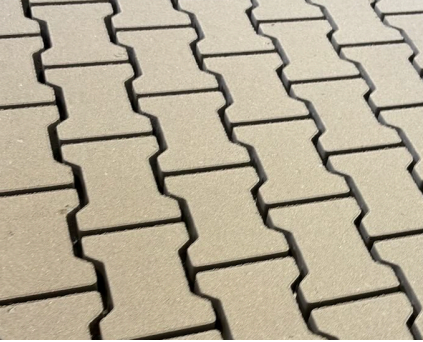
#> input picture kostka.PNG, 423 x 342 px, found by its file name
$ python main.py
#> lines starting #> are read from the running program, lines starting #| are printed output that depends on the picture; after the words box and inside, x2 and y2 are one past the last pixel; in counts of white or black regions, pixels touching at a corner belong together
import cv2
import imutils


image = cv2.imread('kostka.png')
#> image is the input picture: shape (342, 423, 3); mean B, G, R 149.3, 170.4, 180.3

import cv2
import imutils


# Zad 3 a. Zmieniaj rozmiar obrazu wejściowego przed detekcją konturów. Sprawdź,
# jak zmiana rozdzielczości wpływa na liczbę i jakość wykrytych konturów.
# b. Czy zmniejszenie obrazu może poprawić detekcję?

# W moim przypadku zmiana rozmiaru na mniejszy obniża skuteczność detekcji.
def zad1(image, size):

#> called with size = 400
    height, width = image.shape[:2]
#> height = 342; width = 423
    new_width = size
    scale = new_width / width
#> scale = 0.946
    new_height = int(height * scale)
#> new_height = 323
    resized = cv2.resize(image, (new_width, new_height))
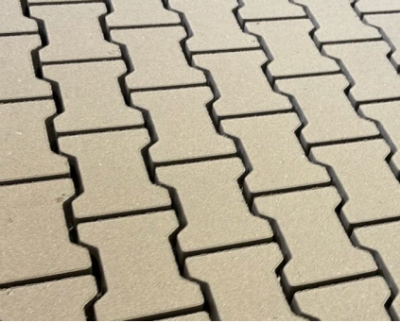
#> resized: shape (323, 400, 3); mean B, G, R 149.2, 170.3, 180.2

    ratio = image.shape[0] / float(resized.shape[0])
#> ratio = 1.06

    gray = cv2.cvtColor(resized, cv2.COLOR_BGR2GRAY)
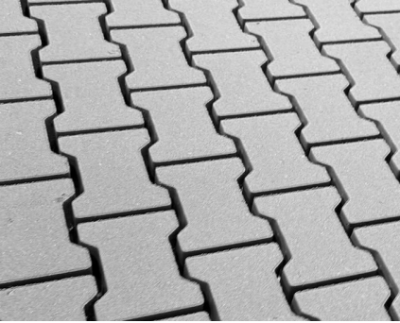
#> gray: shape (323, 400); min 0, max 255, mean 170.8
    # thresholds = [100, 140, 200]
    thresholds = [140]

    # Zad 2 Zmieniaj tryby(parametr mode w funkcji findContours),
    # przetestuj cv2.RETR_EXTERNAL, cv2.RETR_TREE i cv2.RETR_LIST
    # i opisz różnice w komentarzu.

    # na skopiowanym obrazku z pdf różnice są nieznaczące
    # RETR_TREE i RETR_LIST wygląda mniej więcej tak samo.
    contour_modes = {
        "RETR_EXTERNAL": cv2.RETR_EXTERNAL,
        #"RETR_TREE": cv2.RETR_TREE,
        #"RETR_LIST": cv2.RETR_LIST
    }

    for thresh_val in thresholds:
        _, thresh_img = cv2.threshold(gray, thresh_val, 255, cv2.THRESH_BINARY)

        for mode_name, mode in contour_modes.items():
            image_copy = image.copy()

            brick_counter = 1
            total_width = 0
            total_height = 0
            min_width = float('inf')
            max_width = 0
            min_height = float('inf')
            max_height = 0

            cnts = cv2.findContours(thresh_img.copy(), mode, cv2.CHAIN_APPROX_SIMPLE)
            cnts = imutils.grab_contours(cnts)

            min_area = 500
            max_area = 50000

            for c in cnts:

                # Zad 6. Filtrowanie konturów po wielkości
                # a. Zaimplementuj filtrację konturów – usuwaj bardzo małe lub bardzo duże
                # kontury (np. te o powierzchni < 500 lub > 5000 pikseli).
                # b. Zastosowanie: Eliminacja szumu lub niepożądanych obiektów.
                area = cv2.contourArea(c)
                if area < min_area or area > max_area:
                    continue

                c = c.astype("float")
                c *= ratio
                c = c.astype("int")

                M = cv2.moments(c)
                if M["m00"] != 0:
                    cX = int(M["m10"] / M["m00"])
                    cY = int(M["m01"] / M["m00"])
                else:
                    cX, cY = 0, 0

                # Zad 4. Numeryzacja kostek
                # a. Zmodyfikuj pętlę iterującą po konturach tak, by na każdej kostce (nad jej
                # środkiem) narysować numer porządkowy ( cv2.putText ).
                # b. Dodaj zapisywanie każdej wyciętej kostki do osobnego pliku kostka_01.png ,
                # kostka_02.png , itd.
                cv2.putText(image_copy, f"{brick_counter:02d}", (cX - 10, cY - 10), cv2.FONT_HERSHEY_SIMPLEX, 0.6,
                            (0, 255, 0), 2)

                cv2.drawContours(image_copy, [c], -1, (0, 0, 255), 2)

                x, y, w, h = cv2.boundingRect(c)
                brickPic = image[y:y + h, x:x + w]
                cv2.imwrite(f"kostka_{brick_counter:02d}.png", brickPic)

                total_width += w
                total_height += h
                min_width = min(min_width, w)
                max_width = max(max_width, w)
                min_height = min(min_height, h)
                max_height = max(max_height, h)

                # Zad 5. Pomiar wymiarów kostek
                # a. Dla każdej wykrytej kostki:
                # i. Oblicz jej szerokość i wysokość w pikselach.
                # ii. Na oryginalnym obrazie narysuj prostokąt oraz opisz go wymiarami,
                # np. „40x40 px”.

                cv2.rectangle(image_copy, (x, y), (x + w, y + h), (255, 0, 0), 2)
                cv2.putText(image_copy, f"{w}x{h} px", (x, y - 10), cv2.FONT_HERSHEY_SIMPLEX, 0.6, (255, 0, 0), 2)

                brick_counter += 1

            window_name = f"Contours {mode_name} (Thresh {thresh_val}, Size {size})"
            cv2.imshow(window_name, image_copy)

            # Zad 7. Liczenie i raportowanie kostek
            # a. Na końcu całego procesu wyświetl w terminalu:
            #    i. liczbę wykrytych kostek
            #    ii. ich średnią szerokość i wysokość
            #    iii. minimalny i maksymalny rozmiar
            brick_counter -= 1
            if brick_counter > 0:
                average_width = total_width / brick_counter
                average_height = total_height / brick_counter
                print(f"Krawedzie {thresh_val}")
                print(f"Wykryte kostki: {brick_counter}")
                print(f"Srednia szerokość: {average_width:.2f} px")
                print(f"Srednia wysokość: {average_height:.2f} px")
                print(f"Minimalny rozmiar: {min_width}x{min_height} px")
                print(f"Maksymalny rozmiar: {max_width}x{max_height} px")
#> this loop made 1 pass
#> pass 1, in zad1, `_, thresh_img = cv2.threshold(gray, thresh_val, 255, cv2.THRESH_BINARY)`:
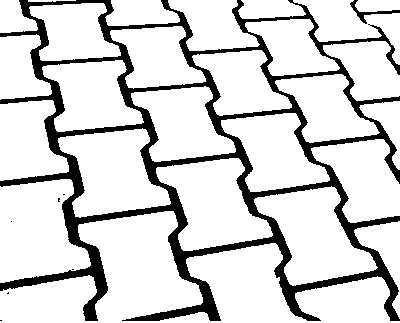
#> thresh_img: shape (323, 400); 83.4% white; 8 black regions (6 under 20 px), largest, box (x1, y1, x2, y2) and area: (0, 0, 400, 321) 21207, (350, 0, 400, 24) 218
#> pass 1, in zad1, `cv2.imwrite(f"kostka_{brick_counter:02d}.png", brickPic)`:
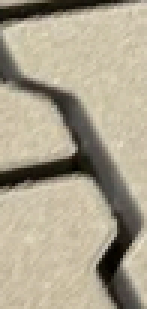
#> saved as kostka_01.png: shape (103, 49, 3) (shown 3 times larger); mean B, G, R 141.6, 162.4, 171.3
#> pass 1, in zad1, `cv2.imwrite(f"kostka_{brick_counter:02d}.png", brickPic)`:
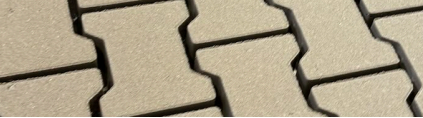
#> saved as kostka_02.png: shape (118, 423, 3); mean B, G, R 137.6, 161.4, 173
#> pass 1, in zad1, `cv2.imwrite(f"kostka_{brick_counter:02d}.png", brickPic)`:
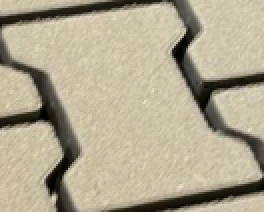
#> saved as kostka_03.png: shape (106, 132, 3) (shown 2 times larger); mean B, G, R 143.7, 167, 176.5
#> after the loop:
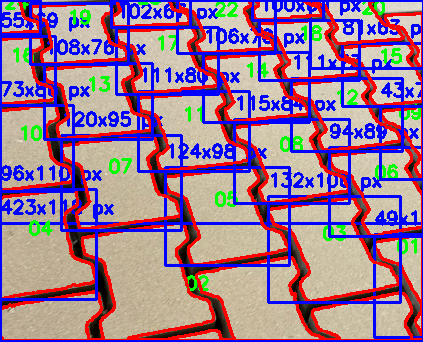
#> image_copy: shape (342, 423, 3); mean B, G, R 147.7, 118.6, 154.9
#> after the loop, c = 33 rows, first 8: [0, 0], [0, 33], [10, 33], [11, 32], [23, 32], [24, 31], [25, 32], [26, 31]

image = cv2.imread('kostka.png')
zad1(image, size=400)

cv2.waitKey(0)
cv2.destroyAllWindows()
